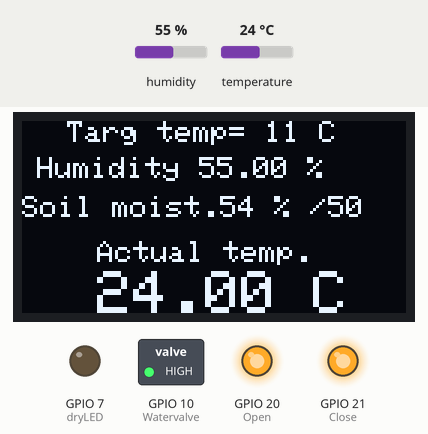
The sketch below on a simulated ESP32-S3. Parts: 128×64 one-colour display, switched loads named in the sketch (green lamp = pin HIGH), output pins drawn as LEDs (lit = HIGH). The test bench sets the inputs (shaded band); at power-on: humidity 55 %, temperature 24 °C. The display library's start-up logo is not drawn; what the sketch prints to the serial monitor is not drawn. At 13.5 s the program puts the board to deep sleep or switches it off; the recording ends there.

Above: at 3.5 s.
Timing chart, 0 to 5.0 s (numbered marks = the images above):
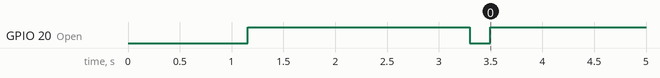

Measured:
- by itself, GPIO 20 (Open): HIGH → LOW at 3.3 s, → HIGH 0.20 s later

The sketch:

V_xthuskontroll1.ino
```cpp
//This project is meant to monitor the temperature, humidity and soil moisture
//in a tiny greenhouse. Then monitor the result on an Oled display.
//Also if the temperature is above, or below the target temperature,
//open or close the windows by a geared DC motor.
//and if the soil is more dry than target moisture, open a watervalve.
//Target temp and soil moisture is set via two potentiometers.
//To save energy, I use deep sleep mode with timer mode wake-up
//All this is powered from a solar panel and a 12v battery

//#include "esp32-hal-bt-mem.h"
#include <Adafruit_SHT31.h>
#include <Arduino.h>
#include <esp_sleep.h>
#include <SPI.h>
#include <Wire.h>
#include <Adafruit_GFX.h>
#include <Adafruit_SH110X.h>

#define i2c_Address 0x3c //initialize with the I2C addr 0x3C Typically eBay OLED's
                         // e.g. the one with GM12864-77 written on it
//#define i2c_Address 0x3d //initialize with the I2C addr 0x3D Typically Adafruit OLED's

#define SCREEN_WIDTH 128 // OLED display width, in pixels
#define SCREEN_HEIGHT 64 // OLED display height, in pixels
#define OLED_RESET -1   //   QT-PY / XIAO
Adafruit_SH1106G display = Adafruit_SH1106G(SCREEN_WIDTH, SCREEN_HEIGHT, &Wire, OLED_RESET);
Adafruit_SHT31 sht31 = Adafruit_SHT31();

int Open = 20; //Output to activate relay for opening
int Close = 21; //Output to activate relay for closing
int Moist_sens = 0;  //Analog input pin for the soil moisture sensor
int Moist_pot =1; //Pin connected to potentiometer to set minimum moisture
int Temp_pot = 2; //Pin connected to potentiometer to set target temp
int Watervalve = 10; //Pin that opens watervalve
int dryLED = 7; //Red LED indicating dry soil

void setup() {
  Serial.begin(9600);
  delay(100);

  // initialize the OLED object
  display.begin(i2c_Address, true); // Address 0x3C default

  display.display();
  delay(1000);
  display.clearDisplay();  // Clear the display buffer.

  pinMode (Moist_pot, INPUT);
  pinMode(Moist_sens, INPUT);
  pinMode(Open, OUTPUT);
  pinMode(Close, OUTPUT);
  pinMode(Watervalve, OUTPUT);
  pinMode(dryLED, OUTPUT);

  digitalWrite(Open, HIGH);
  digitalWrite(Close, HIGH);
  digitalWrite (Watervalve, HIGH);

  Serial.println("SHT31 test");
  if (!sht31.begin(0x44)) { // Set to 0x45 for alternate i2c addr
    Serial.println("Couldn't find SHT31");
    while (1) delay(1);
  }

  #define uS_TO_S_FACTOR 1000000ULL /* Conversion factor for micro seconds to seconds */
  #define TIME_TO_SLEEP  40          /* Time ESP32 will go to sleep (in seconds) */
   // Set the timer to wake up after some time
  esp_sleep_enable_timer_wakeup(TIME_TO_SLEEP * uS_TO_S_FACTOR);

 }

void loop() {
  float t = sht31.readTemperature();
  float h = sht31.readHumidity();

    // getting moisture value
  //float Moisture = readSoilMoisture(Moist_sens);
    // read the value from the Moistsensor:
  int MoistsensorValue = analogRead(Moist_sens);
  // coverting value in Scale of 0 to 100
  int Act_moist = map(MoistsensorValue,1231,2987,100,0);

  // Read moisture target potentiometer and map it to minimum soil moisture
  int MoistpotValue = analogRead(Moist_pot);
  int Minmoist = map(MoistpotValue, 0, 4095, 0, 100);

  display.clearDisplay();
  display.setTextSize(1);
  display.setTextColor(SH110X_WHITE);
  display.print("Reading.....");
  display.display();
  delay(2000);
  display.clearDisplay();

  Serial.print("Moisture : "); Serial.print(Act_moist); Serial.println("%");
  Serial.print("Moist sensor reading"); Serial.println(MoistsensorValue);
  Serial.print ("Min Moisture"); Serial.println (Minmoist);

  // Read temp target potentiometer value and map it to temperature range
  int TemppotValue = analogRead(Temp_pot);
  int Maxtemp = map(TemppotValue, 0, 4095, 10, 30);
  int Mintemp = Maxtemp - 4;


  if (!isnan(t)) { // check if 'is not a number'

    Serial.print("Set Temp °C = ");Serial.println (Maxtemp);
    Serial.print("Temp °C = "); Serial.print(t); Serial.println("\t\t");

   display.setCursor(15, 0);
   display.print("Targ temp= ");
   display.print(Maxtemp);
   display.println(" C");
  }
  else {
    Serial.println("Failed to read temperature");
    display.println("Temp failure.");
  }
  if (!isnan(h)) { // check if 'is not a number'
    Serial.print("Hum. % = "); Serial.println(h);
    display.setCursor(5, 12);
    display.print("Humidity "); display.print(h); display.println (" %");
    display.setCursor(0, 25);
    display.print("Soil moist."); display.print(Act_moist); display.print(" % /");display.println(Minmoist);
    display.setCursor(25, 40);
    display.println("Actual temp. ");
    display.setCursor(25, 50);display.setTextSize(2); display.print(t); display.print(" C");
    display.display();

  }
  else {
    Serial.println("Failed to read humidity" );
    //u8g2.drawStr(0,25,"Hum failure.");
    display.println("hum failure");
    display.display();

  }
   //u8g2.sendBuffer();

  if (Act_moist < Minmoist) {
  digitalWrite (Watervalve, LOW);
  digitalWrite (dryLED, HIGH);

  delay(4000);
  digitalWrite (Watervalve, HIGH);
  }
  else {
  digitalWrite(dryLED, LOW);
  }
  if (t > Maxtemp) {
    digitalWrite(Open, LOW);
    delay(200);
    digitalWrite(Open, HIGH);
  }
  if (t < Mintemp) {
    digitalWrite(Close, LOW);
    delay(200);
    digitalWrite(Close, HIGH);
  }
  delay(10000);

  esp_deep_sleep_start();
}
```
